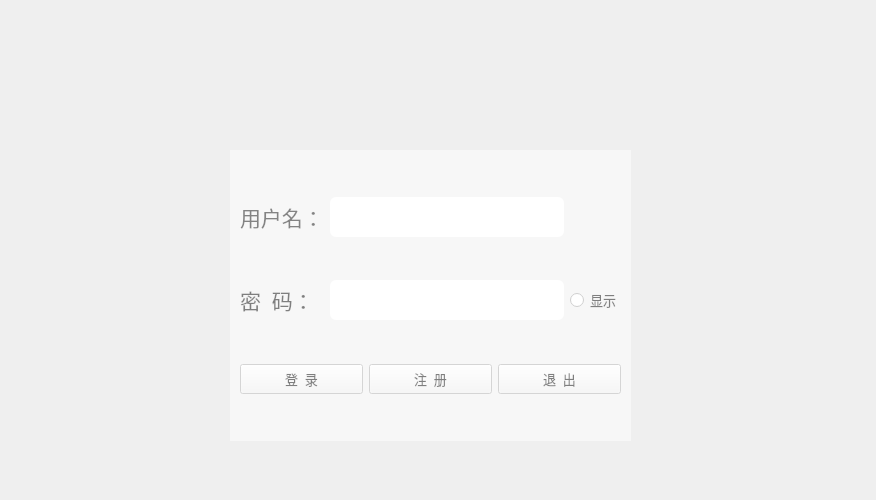
<?xml version="1.0" encoding="UTF-8"?>
<ui version="4.0">
 <class>login</class>
 <widget class="QWidget" name="login">
  <property name="geometry">
   <rect>
    <x>0</x>
    <y>0</y>
    <width>876</width>
    <height>500</height>
   </rect>
  </property>
  <property name="windowTitle">
   <string>Form</string>
  </property>
  <widget class="QWidget" name="">
   <property name="geometry">
    <rect>
     <x>240</x>
     <y>160</y>
     <width>381</width>
     <height>271</height>
    </rect>
   </property>
   <layout class="QHBoxLayout" name="horizontalLayout_2">
    <item>
     <layout class="QVBoxLayout" name="verticalLayout">
      <item>
       <spacer name="verticalSpacer">
        <property name="orientation">
         <enum>Qt::Vertical</enum>
        </property>
        <property name="sizeHint" stdset="0">
         <size>
          <width>20</width>
          <height>40</height>
         </size>
        </property>
       </spacer>
      </item>
      <item>
       <layout class="QGridLayout" name="gridLayout">
        <item row="1" column="0">
         <widget class="QLabel" name="userlabel">
          <property name="font">
           <font>
            <family>黑体</family>
            <pointsize>16</pointsize>
           </font>
          </property>
          <property name="styleSheet">
           <string notr="true">color: rgb(7, 7, 7);</string>
          </property>
          <property name="text">
           <string>用户名：</string>
          </property>
         </widget>
        </item>
        <item row="3" column="2">
         <spacer name="verticalSpacer_3">
          <property name="orientation">
           <enum>Qt::Vertical</enum>
          </property>
          <property name="sizeHint" stdset="0">
           <size>
            <width>20</width>
            <height>40</height>
           </size>
          </property>
         </spacer>
        </item>
        <item row="4" column="0">
         <widget class="QLabel" name="passwordlabel">
          <property name="font">
           <font>
            <family>黑体</family>
            <pointsize>16</pointsize>
           </font>
          </property>
          <property name="text">
           <string>密  码：</string>
          </property>
         </widget>
        </item>
        <item row="4" column="2">
         <widget class="QLineEdit" name="passwordlineEdit">
          <property name="minimumSize">
           <size>
            <width>200</width>
            <height>40</height>
           </size>
          </property>
          <property name="styleSheet">
           <string notr="true">border-radius:6px;</string>
          </property>
         </widget>
        </item>
        <item row="4" column="3">
         <widget class="QRadioButton" name="radioButton">
          <property name="font">
           <font>
            <family>黑体</family>
            <pointsize>10</pointsize>
           </font>
          </property>
          <property name="text">
           <string>显示</string>
          </property>
         </widget>
        </item>
        <item row="1" column="2">
         <widget class="QLineEdit" name="userlineEdit">
          <property name="sizePolicy">
           <sizepolicy hsizetype="Minimum" vsizetype="Minimum">
            <horstretch>0</horstretch>
            <verstretch>0</verstretch>
           </sizepolicy>
          </property>
          <property name="minimumSize">
           <size>
            <width>200</width>
            <height>40</height>
           </size>
          </property>
          <property name="maximumSize">
           <size>
            <width>520</width>
            <height>40</height>
           </size>
          </property>
          <property name="sizeIncrement">
           <size>
            <width>520</width>
            <height>40</height>
           </size>
          </property>
          <property name="styleSheet">
           <string notr="true">border-radius:6px;</string>
          </property>
         </widget>
        </item>
       </layout>
      </item>
      <item>
       <spacer name="verticalSpacer_2">
        <property name="orientation">
         <enum>Qt::Vertical</enum>
        </property>
        <property name="sizeHint" stdset="0">
         <size>
          <width>20</width>
          <height>40</height>
         </size>
        </property>
       </spacer>
      </item>
      <item>
       <layout class="QHBoxLayout" name="horizontalLayout">
        <item>
         <widget class="QPushButton" name="loginButton">
          <property name="minimumSize">
           <size>
            <width>75</width>
            <height>30</height>
           </size>
          </property>
          <property name="font">
           <font>
            <family>黑体</family>
            <pointsize>10</pointsize>
           </font>
          </property>
          <property name="text">
           <string>登  录</string>
          </property>
         </widget>
        </item>
        <item>
         <widget class="QPushButton" name="registerButton">
          <property name="minimumSize">
           <size>
            <width>74</width>
            <height>30</height>
           </size>
          </property>
          <property name="font">
           <font>
            <family>黑体</family>
            <pointsize>10</pointsize>
           </font>
          </property>
          <property name="text">
           <string>注  册</string>
          </property>
         </widget>
        </item>
        <item>
         <widget class="QPushButton" name="cancelButton">
          <property name="minimumSize">
           <size>
            <width>74</width>
            <height>30</height>
           </size>
          </property>
          <property name="font">
           <font>
            <family>黑体</family>
            <pointsize>10</pointsize>
           </font>
          </property>
          <property name="text">
           <string>退  出</string>
          </property>
         </widget>
        </item>
       </layout>
      </item>
      <item>
       <spacer name="verticalSpacer_4">
        <property name="orientation">
         <enum>Qt::Vertical</enum>
        </property>
        <property name="sizeHint" stdset="0">
         <size>
          <width>20</width>
          <height>40</height>
         </size>
        </property>
       </spacer>
      </item>
     </layout>
    </item>
   </layout>
  </widget>
  <widget class="QLabel" name="label">
   <property name="geometry">
    <rect>
     <x>230</x>
     <y>150</y>
     <width>401</width>
     <height>291</height>
    </rect>
   </property>
   <property name="styleSheet">
    <string notr="true">background-color: rgb(255, 255, 255,0.5);</string>
   </property>
   <property name="text">
    <string/>
   </property>
  </widget>
  <zorder>label</zorder>
  <zorder>layoutWidget</zorder>
  <zorder>gridLayoutWidget</zorder>
  <zorder></zorder>
 </widget>
 <resources/>
 <connections/>
</ui>
